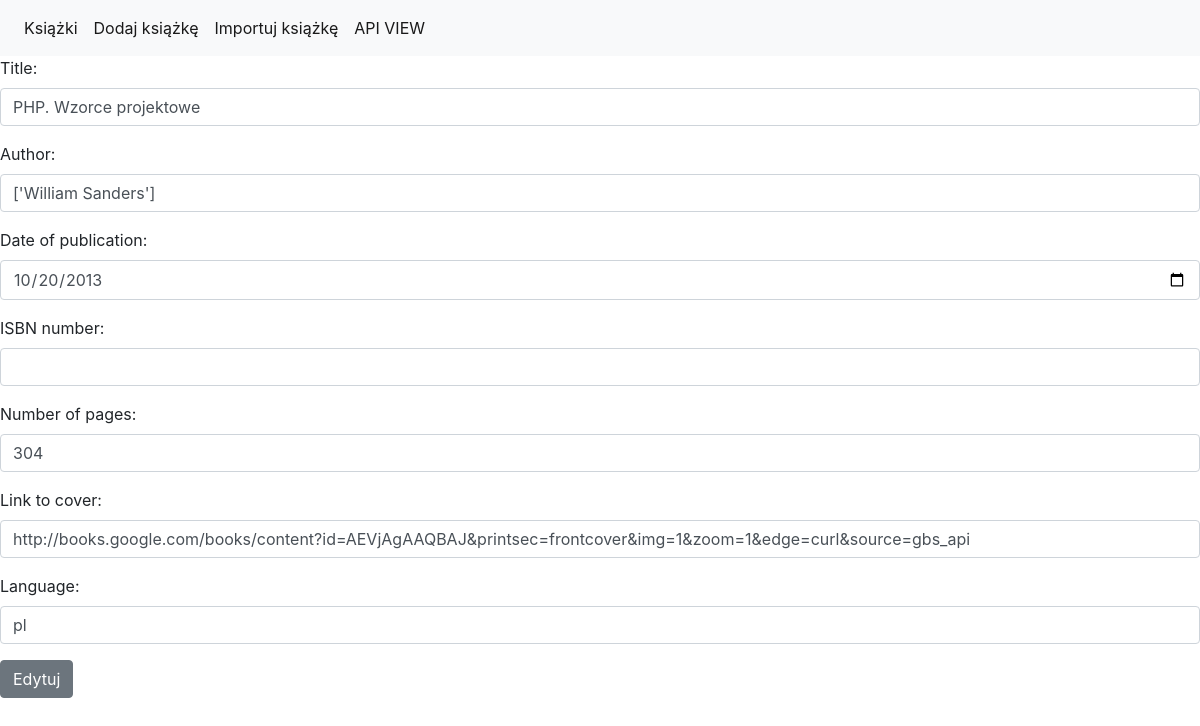
The page /books/edit/1/ on the database as committed earlier.
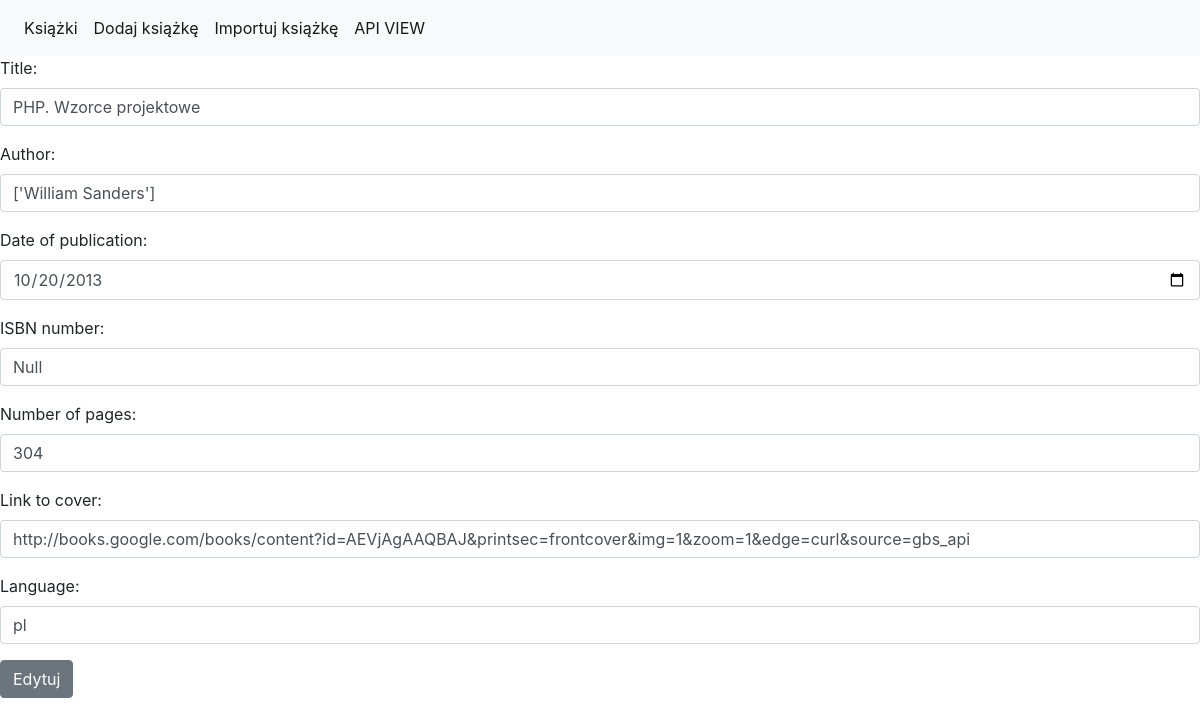
The same page on the database as committed later.
### book/models.py (models this page shows, shortened)
class Book(models.Model):
    title = models.CharField(max_length=32)
    author = models.CharField(max_length=64, null=True)
    date_of_publication = models.DateField(null=True)
    ISBN_number = models.CharField(max_length=17, null=True)
    number_of_pages = models.IntegerField(blank=True, null=True)
    link_to_cover = models.URLField(max_length=200, blank=True, null=True)
    language = models.CharField(max_length=32, null=True)

### book/views.py (the view)
# urls.py: path('edit/<int:pk>/', book.edit_book, name="edit"),
def edit_book(request, pk):
    book = get_object_or_404(Book,
                             pk=pk)
    form = BookForm(instance=book)
    if request.POST:
        form = BookForm(request.POST, instance=book)
        if form.is_valid():
            form.save()
            return redirect("index")
    return render(request, "edit_book.html",
                  context={"form": form})

### book/forms.py
class BookForm(forms.ModelForm):
    class Meta:
        model = Book
        fields = '__all__'
        widgets = {"title": forms.widgets.TextInput(attrs={"class": "form-control"}),
                   "author": forms.widgets.TextInput(attrs={"class": "form-control"}),
                   "date_of_publication": forms.widgets.DateInput(attrs={"class": "form-control", "type": "date"}),
                   "ISBN_number": forms.widgets.TextInput(attrs={"class": "form-control"}),
                   "number_of_pages": forms.widgets.TextInput(attrs={"class": "form-control"}),
                   "link_to_cover": forms.widgets.TextInput(attrs={"class": "form-control"}),
                   "language": forms.widgets.TextInput(attrs={"class": "form-control"}), }

### templates/edit_book.html (shortened to what this page needs)
{% extends 'base.html' %}
{% block body %}
    <form action="." method="post">
{{ form.as_p }}
    <button type="submit" class="btn btn-secondary">Edytuj</button>
    </form>
{% endblock %}

Rows that differ between the two databases and show on the page:
changed Book "PHP. Wzorce projektowe": ISBN_number (not shown) → "Null"
